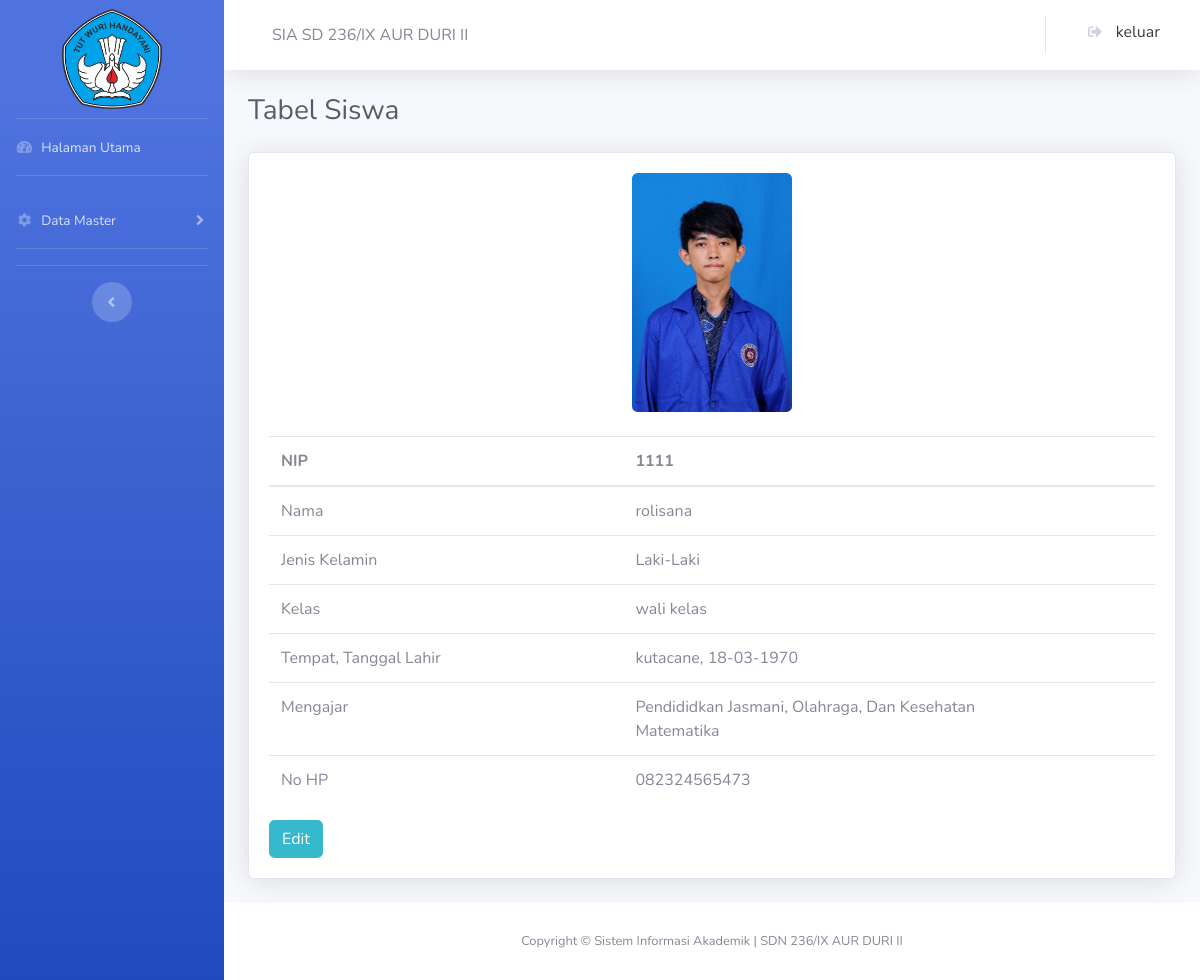
The page /SIA/profil_guru.php?nama=1111 (signed in) on the database its author committed.
### tables this page shows
CREATE TABLE `guru` (
  `nip` char(20) NOT NULL,
  `nama_guru` varchar(30) NOT NULL,
  `ttl` varchar(50) NOT NULL,
  `no_guru` char(13) NOT NULL,
  `status_guru` varchar(20) NOT NULL,
  `jenis_kelamin` enum('Laki-Laki','Perempuan','','') NOT NULL,
  `gambar_guru` varchar(100) NOT NULL
);

CREATE TABLE `jadwal` (
  `kd_jadwal` varchar(8) NOT NULL,
  `kd_mp` varchar(8) NOT NULL,
  `nip` char(20) NOT NULL,
  `kd_kelas` varchar(8) NOT NULL,
  `hari` varchar(10) NOT NULL,
  `jam_mulai` varchar(5) NOT NULL,
  `jam_selesai` varchar(5) NOT NULL
);

CREATE TABLE `mapel` (
  `kd_mp` varchar(8) NOT NULL,
  `nama_mp` varchar(50) NOT NULL
);

### SIA/koneksi.php (called while the page is built, shortened)
<?php
$conn = mysqli_connect("localhost", "root", "", "kp");
function query($query)
{
	global $conn;
	$result = mysqli_query($conn, $query);
	$rows = [];
	while ($row = mysqli_fetch_assoc($result)) {
		$rows[] = $row;
	}
	return $rows;
}

### SIA/profil_guru.php (the view, shortened to what this page needs)
<?php
require 'koneksi.php';
if (!isset($_SESSION["masuk"])) {
    header("Location: login.php ");
    exit;
} else {
    $masuk = $_SESSION['masuk'];
    $sql_masuk = mysqli_query($conn, "SELECT * FROM user WHERE username = '$masuk'");
    $vusr = mysqli_fetch_array($sql_masuk);
    $lvl = $vusr['level'];
}
global $conn;
if ($lvl == 'admin') {
    $nip = $_GET["nama"];
    $teachers = query("SELECT * FROM guru
-- INNER JOIN guru_mapel ON guru.nip = guru_mapel.nip
-- INNER JOIN mapel ON guru_mapel.kd_mp = mapel.kd_mp
WHERE nip = '$nip'")[0];
}
?>
<!DOCTYPE html>
<html lang="en">
<head>
    <link href="vendor/fontawesome-free/css/all.min.css" rel="stylesheet" type="text/css">
    <link href="css/sb-admin-2.min.css" rel="stylesheet">
</head>
<body id="page-top">
    <div id="wrapper">
        <ul class="navbar-nav bg-gradient-primary sidebar sidebar-dark accordion" id="accordionSidebar">
            <br>
            <a class="sidebar-brand d-flex align-items-center justify-content-center"">
                <div>
                    <img src=" logo_sekolah.png" width="100" height="100">
    </div>
    </a> <br>
    <hr class="sidebar-divider my-0">
    <li class="nav-item">
        <a class="nav-link" href="index.php">
            <i class="fas fa-fw fa-tachometer-alt"></i>
            <span>Halaman Utama</span></a>
    </li>
    <hr class="sidebar-divider">
    <?php
    if ($lvl == 'admin') :
    ?>
        <li class="nav-item">
            <a class="nav-link collapsed" href="#" data-toggle="collapse" data-target="#collapseTwo" aria-expanded="true" aria-controls="collapseTwo">
                <i class="fas fa-fw fa-cog"></i>
                <span>Data Master</span>
            </a>
        </li>
    <?php
    endif;
    ?>
    <hr class="sidebar-divider">
    <hr class="sidebar-divider d-none d-md-block">
    <div class="text-center d-none d-md-inline">
        <button class="rounded-circle border-0" id="sidebarToggle"></button>
    </div>
    </ul>
    <div id="content-wrapper" class="d-flex flex-column">
        <div id="content">
            <nav class="navbar navbar-expand navbar-light bg-white topbar mb-4 static-top shadow">
                <form class="d-none d-sm-inline-block form-inline mr-auto ml-md-3 my-2 my-md-0 mw-100 navbar-search">
                    <div class="sidebar-brand-text mx-3">SIA SD 236/IX AUR DURI II</div>
                </form>
                <ul class="navbar-nav ml-auto">
                    <li class="nav-item dropdown no-arrow">
                        <a class="dropdown-item" href="logout.php" data-toggle="modal" data-target="#logoutModal">
                            <i class="fas fa-sign-out-alt fa-sm fa-fw mr-2 text-gray-400"></i>
                            keluar
                        </a>
                    </li>
                </ul>
            </nav>
            <div class="container-fluid">
                <h1 class="h3 mb-4 text-gray-800">Tabel Siswa</h1>
                <div class="card shadow mb-4">
                    <div class="card-body">
                        <div class="text-center">
                            <img src="img/<?= $teachers["gambar_guru"]; ?>" class='rounded' width="18%" height="15%">
                        </div><br>
                        <div class="table-responsive">
                            <table class="table">
                                <thead>
                                    <tr>
                                        <th scope="col" width="40%">NIP</th>
                                        <th scope="col"><?= $teachers["nip"]; ?></th>
                                    </tr>
                                </thead>
                                <tbody>
                                    <tr>
                                        <td>Nama</td>
                                        <td><?= $teachers["nama_guru"]; ?></td>
                                    </tr>
                                    <tr>
                                        <td>Jenis Kelamin</td>
                                        <td><?= $teachers["jenis_kelamin"]; ?></td>
                                    </tr>
                                    <tr>
                                        <td>Kelas</td>
                                        <td><?= $teachers["status_guru"]; ?></td>
                                    </tr>
                                    <tr>
                                        <td>Tempat, Tanggal Lahir</td>
                                        <td><?= $teachers["ttl"]; ?></td>
                                    </tr>
                                    <tr>
                                        <td>Mengajar</td>
                                        <td>
                                            <?php
                                            if ($lvl == 'admin') {
                                                $guruma = mysqli_query($conn, "SELECT * FROM jadwal
                                                INNER JOIN mapel ON jadwal.kd_mp = mapel.kd_mp
                                                WHERE nip = '$nip'
                                                ") or die(mysqli_error($conn));
                                                while ($gm = mysqli_fetch_array($guruma)) {
                                                    echo $gm['nama_mp'] . "<br>";
                                                }
                                            } else if ($lvl == 'guru') {
                                                $guruma = mysqli_query($conn, "SELECT * FROM jadwal
                                                INNER JOIN mapel ON jadwal.kd_mp = mapel.kd_mp
                                                WHERE nip = '$masuk'
                                                ") or die(mysqli_error($conn));
                                                while ($gm = mysqli_fetch_array($guruma)) {
                                                    echo $gm['nama_mp'] . "<br>";
                                                }
                                            } else if ($lvl == 'siswa') {
                                                $guruma = mysqli_query($conn, "SELECT * FROM jadwal
                                                INNER JOIN mapel ON jadwal.kd_mp = mapel.kd_mp
                                                WHERE nip = '$nip'
                                                ") or die(mysqli_error($conn));
                                                while ($gm = mysqli_fetch_array($guruma)) {
                                                    echo $gm['nama_mp'] . "<br>";
                                                }
                                            }
                                            ?>
                                        </td>
                                    </tr>
                                    <tr>
                                        <td>No HP</td>
                                        <td><?= $teachers["no_guru"]; ?></td>
                                    </tr>
                                </tbody>
                            </table>
                            <?php
                            if ($lvl == 'admin') :
                            ?>
                                <a class="btn btn-info" href="ubah.php?nama=<?= $teachers["nip"]; ?>" role="button">Edit</a>
                            <?php endif; ?>
                            <br>
                        </div>
                    </div>
                </div>
            </div>
        </div>
        <footer class="sticky-footer bg-white">
            <div class="container my-auto">
                <div class="copyright text-center my-auto">
                    <span>Copyright &copy; Sistem Informasi Akademik | SDN 236/IX AUR DURI II</span>
                </div>
            </div>
        </footer>
    </div>
    </div>
</body>
</html>

### rows shown on the page
guru: gambar_guru (picture), nip "1111", nama_guru "rolisana", jenis_kelamin "Laki-Laki", status_guru "wali kelas", ttl "kutacane, 18-03-1970", no_guru "082324565473"
jadwal: kd_mp.nama_mp "Pendididkan Jasmani, Olahraga, Dan Kesehatan"
jadwal: kd_mp.nama_mp "Matematika"
